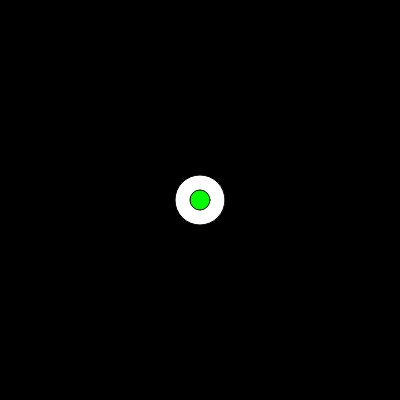
Frame 1 (no input)
Frame 60 (no input): identical to frame 1, image omitted
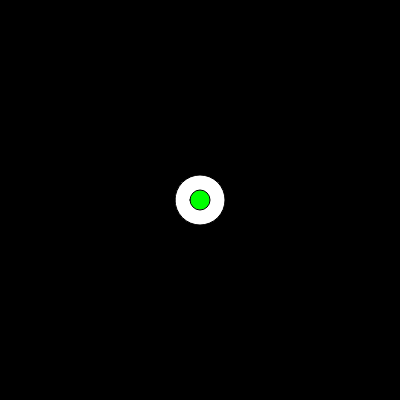
Frame 120 (the mouse pressed at the canvas centre since frame 60)

The p5.js sketch that drew these frames (run headless with seeded random() and noise() and a simulated clock; from frame 60 on, the mouse is pressed at the canvas centre):

// p5.js sketch
// ── sketch.js
//This program runs an eyeball on screen which moves based on the directional arrow keys
let eyeballX, eyeballY;
let rotationAngle;
let scaleFactor = 1.0;

function setup() {
  createCanvas(400, 400);
  background(0);
  
  // This is the eyeball's position, rotation angle, and scale factor
  eyeballX = width / 2;
  eyeballY = height / 2;
  rotationAngle = 0;
}

function draw() {
 
  background(0);
  
  scale(scaleFactor);
  
  
  drawEyeball(eyeballX, eyeballY, color(0, 255, 0)); // Green iris
  
  // Move the eyeball according to keyboard input
  moveEyeball();
  
  
  rotateEyeball();
}


function drawEyeball(centerX, centerY, irisColor) {
  fill(255); // White for eyeball
  ellipse(centerX, centerY, 50, 50);
  
  fill(irisColor);
  ellipse(centerX, centerY, 20, 20); // Iris
}

// Function to move the eyeball according to keyboard input
function moveEyeball() {
  
  if (keyIsDown(LEFT_ARROW)) {
    eyeballX -= 5;
  }
  
  if (keyIsDown(RIGHT_ARROW)) {
    eyeballX += 5;
  }
  
  if (keyIsDown(UP_ARROW)) {
    eyeballY -= 5;
  }
  
  if (keyIsDown(DOWN_ARROW)) {
    eyeballY += 5;
  }
}

// Function to rotate the eyeball according to mouse input
function rotateEyeball() {
  
  let mouseXRatio = mouseX / width; 
  rotationAngle = mouseXRatio * TWO_PI; 
  
  
  push();
  translate(eyeballX, eyeballY);
  rotate(rotationAngle);
  drawEyeball(0, 0, color(0, 255, 0)); // Green iris
  pop();
}


function mouseWheel(event) {
 
  if (event.delta > 0) {
    scaleFactor += 0.1;
  } else {
    scaleFactor -= 0.1;
  }
}

// Function to rotate the eyeball according to mouse input
function rotateEyeball() {
  let mouseXRatio = mouseX / width; 
  rotationAngle = mouseXRatio * TWO_PI; 
  
 
  push();
  translate(eyeballX, eyeballY);
  rotate(rotationAngle);
  drawEyeball(0, 0, color(0, 255, 0));
  pop();
}
